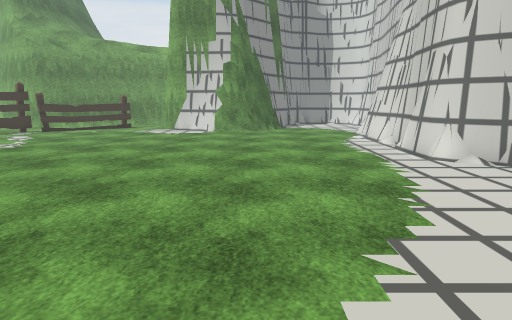
View 1 (above)

24 first-person views from a walk through a 3-D level made in the Unity game engine. The camera is 1.5 m above the floor, tilts 10° down and sees 75° across. The floor is counted in squares, 1 m on a side. Each view is taken from the middle of a square. On the plan, view 1 faces up. The plan holds only what a view shows up to about 15 squares ahead; the rest is blank. The place goes on beyond the plan. The player character is not drawn. Some animated figures are left out. Some surface patterns are stand-ins.

View 2
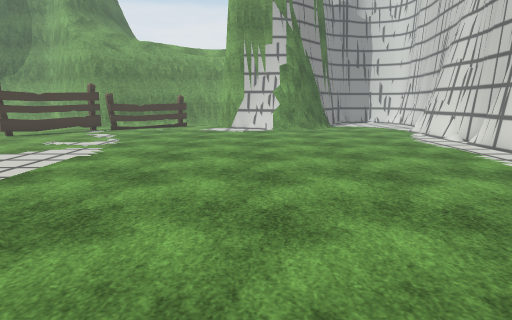

View 3
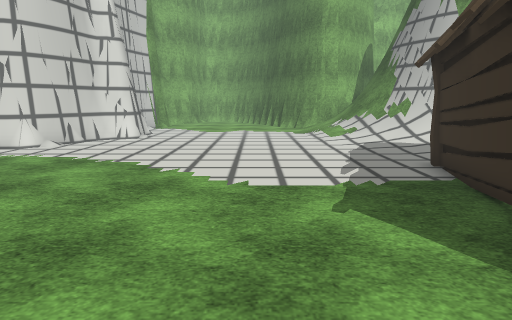

View 4
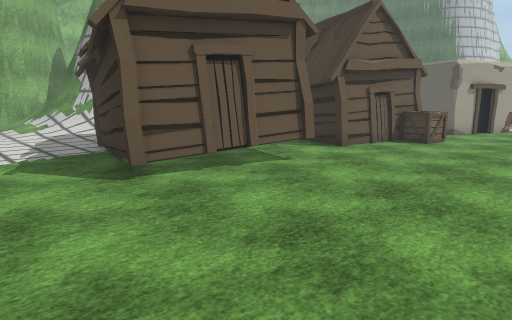

View 5
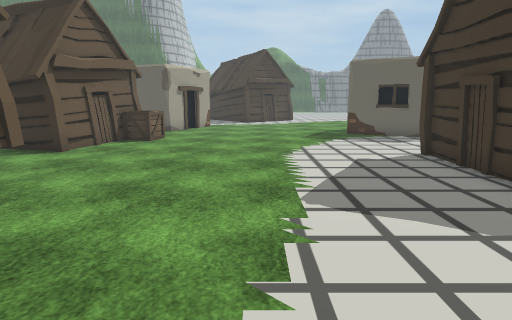

View 6
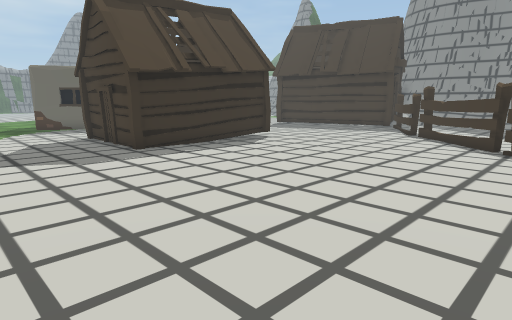

View 7
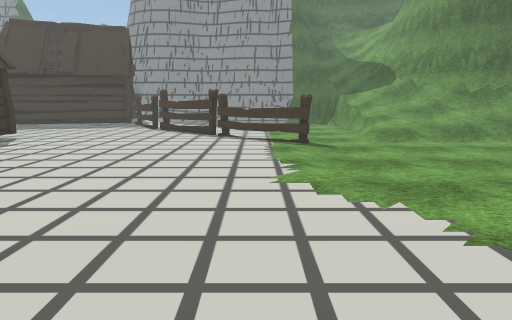

View 8
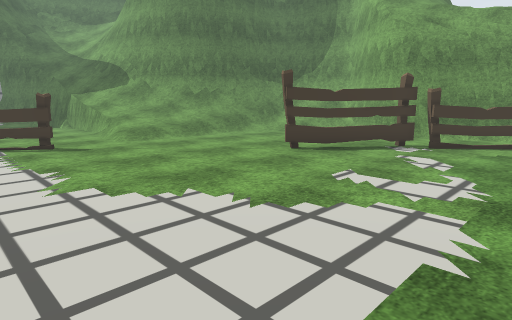

View 9
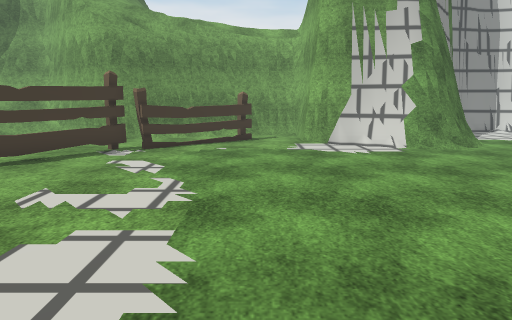

View 10
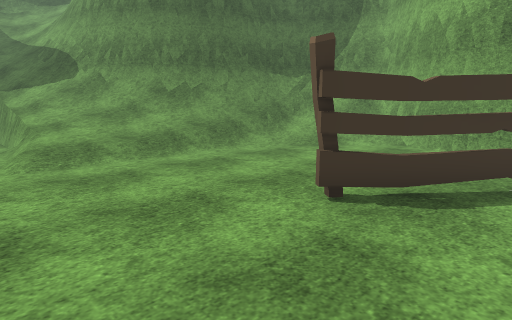

View 11
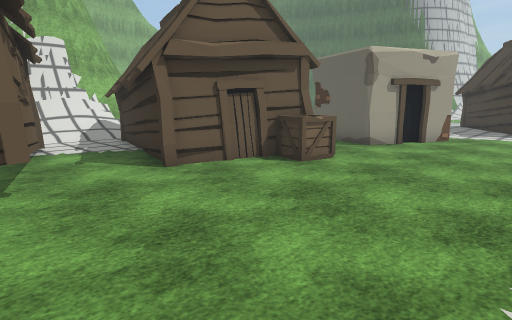

View 12
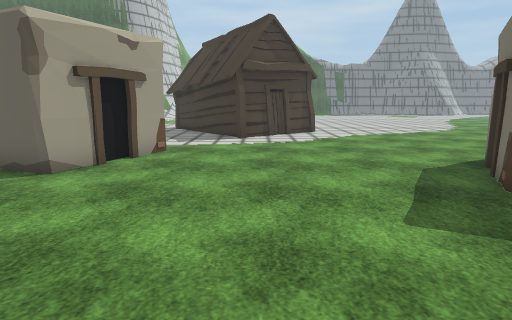

View 13
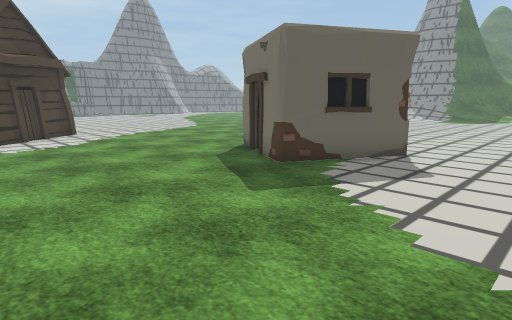

View 14
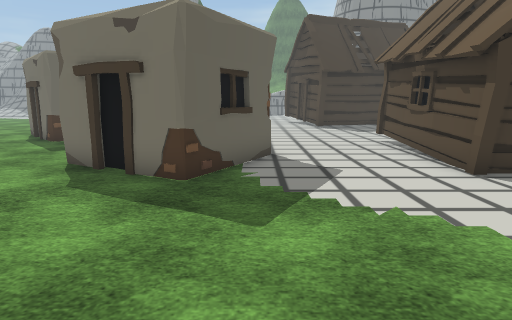

View 15
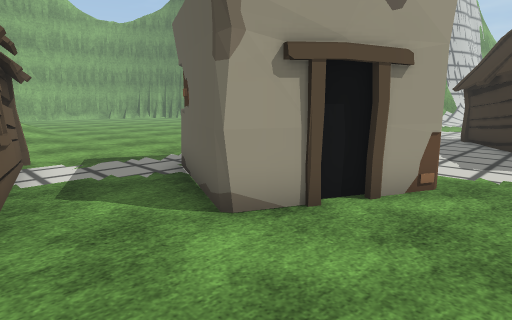

View 16
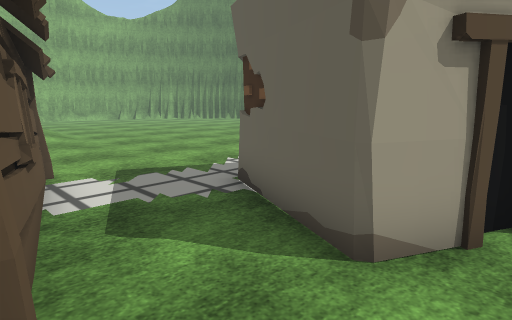

View 17
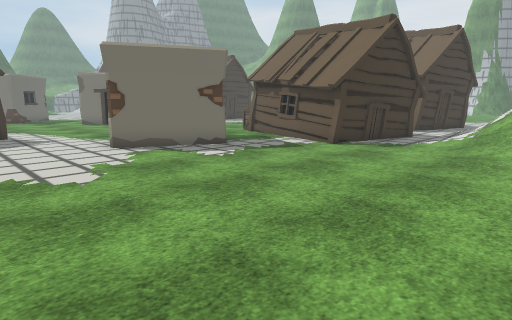

View 18
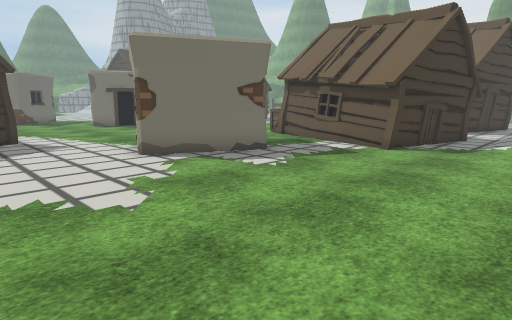

View 19
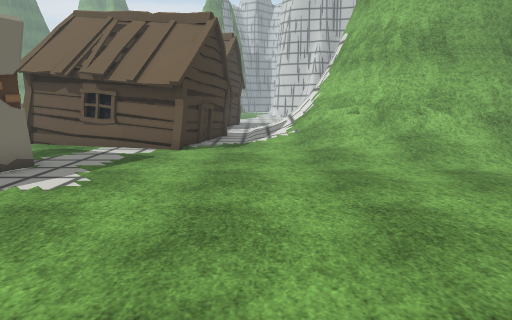

View 20
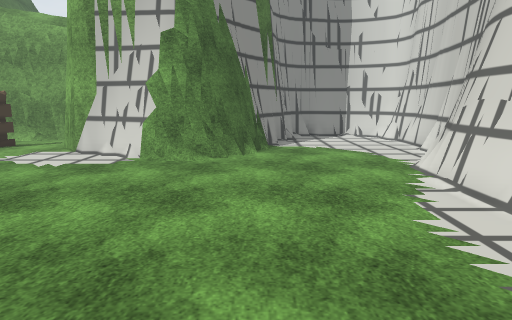

View 21
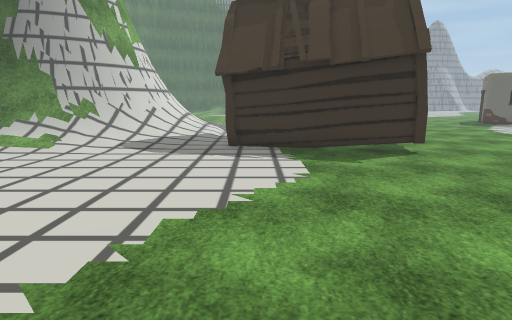

View 22
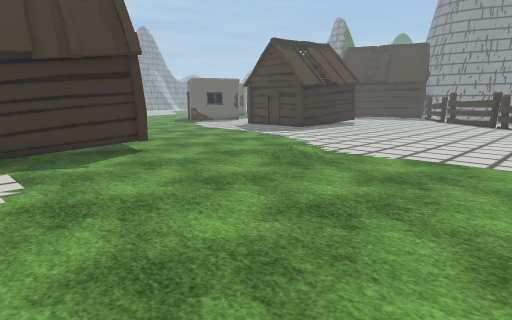

View 23
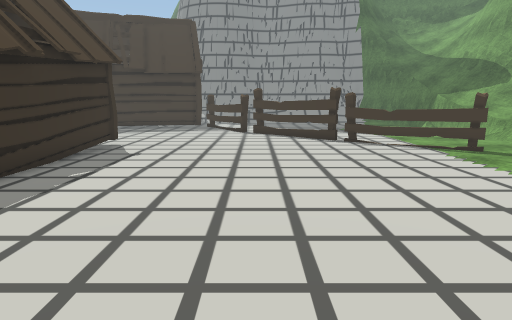

View 24
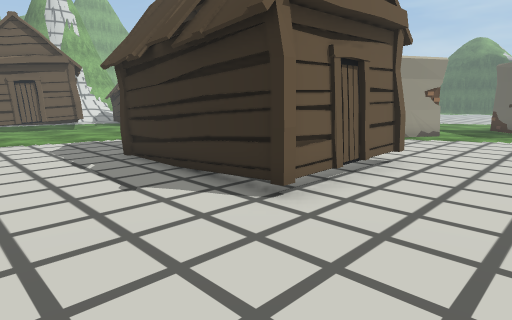

### Floor plan
Key: @ floor where view 1 was taken; # wall or solid block; . main floor; : floor 0.25 m higher than the main floor; / step, stairs or slope; = window, fence, low wall or low ledge; F fence; H hut; C crate; O other object.
Columns run from 24 left of view 1 to 9 right of it. Each row starts with its distance up from view 1.
 23      ####                 #####
 22     #= /##      ##        #...##
 21   ##=////##  #######     ##...=#
 20  ##=////..####/....#     ##....#
 19  ##=///...  ....FF.##   ##.....#
 18 ##=///...  ....FF...######....##
 17 #=////...  ..FF......####.....#
 16 #=///....  .FF...............##
 15 =////......FF................#
 14 /////.....FF.................#
 13 /////.....F..................#
 12 /////........................#
 11 ==///........................#
 10  ............................#
  9  ............................#
  8  ....F.......................###
  7  ...FF.........................##
  6 ...FF...........................##
  5 ..FF..............................
  4 ..F...............................
  3  FF...............................
  2 FF................................
  1 F.................................
  0 ........................@.........
 -1 ..................................
 -2 ....................HHH.........//
 -3 ....................H.HHHHH...:///
 -4 ...HHHHHHH..........H..   H..:////
 -5 ...HH    H.........HH..  H..://=##
 -6  ...H    H.........HHHH. H..//=###
 -7  ..HH    H............HHHH.///###
 -8  ..HHHHHHH.................///#
 -9  ...................HH.....//##
-10  ...................H HHHHH//=#
-11 ....................H    H.///##
-12 ..................CC     H.///##
-13 ......##O.........CCHH   H..//=###
-14 ......####O..........HHHHH..://=##
-15   ...## ##...............H...///==
-16   ...O  #O........##O.........:///
-17   ...   #.........####O........///
-18        .O........O#  #............
-19      ............## ##...........
-20    #..............OO#O..........
-21   ##................O...........
-22  ##.............................
-23  #............HH...............
-24  .. .........HHHH.............
-25            HHH  H..     ...... .

Where each view was taken, in squares from view 1:
view 1: 0 up, 0 right, facing up
view 2: 1 down, 3 left, facing up
view 3: 1 up, 6 left, facing right
view 4: 1 up, 10 left, facing down-right
view 5: 1 up, 10 left, facing down
view 6: 6 up, 10 left, facing down-left
view 7: 6 up, 7 left, facing left
view 8: 5 up, 7 left, facing up-left
view 9: 6 up, 7 left, facing up
view 10: 9 up, 11 left, facing up-left
view 11: 5 down, 11 left, facing down-right
view 12: 9 down, 10 left, facing down
view 13: 9 down, 8 left, facing down-left
view 14: 13 down, 8 left, facing left
view 15: 13 down, 9 left, facing down-right
view 16: 13 down, 7 left, facing down-right
view 17: 25 down, 7 right, facing up-left
view 18: 25 down, 5 right, facing up-left
view 19: 25 down, 3 right, facing up
view 20: 8 up, 1 right, facing up
view 21: 8 up, 1 right, facing down
view 22: 8 up, 1 right, facing down-left
view 23: 1 up, 9 left, facing left
view 24: 0 up, 24 left, facing down-right
